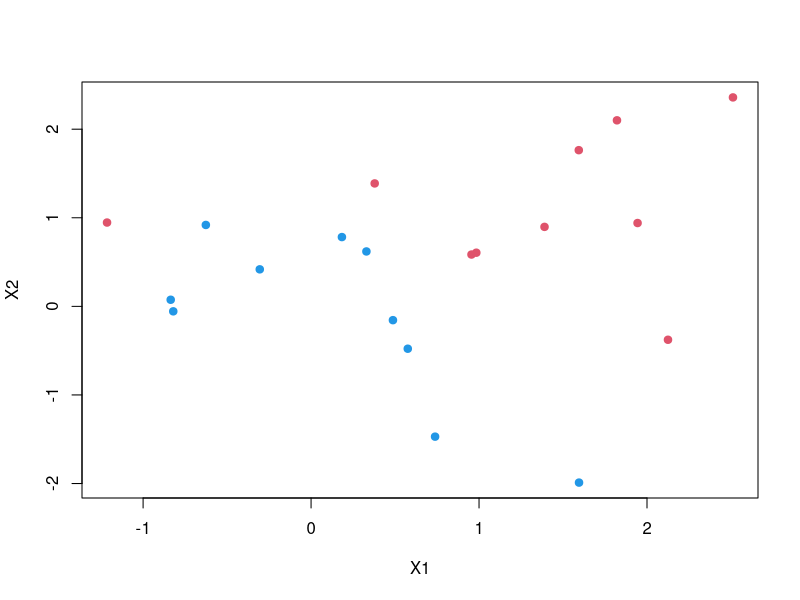
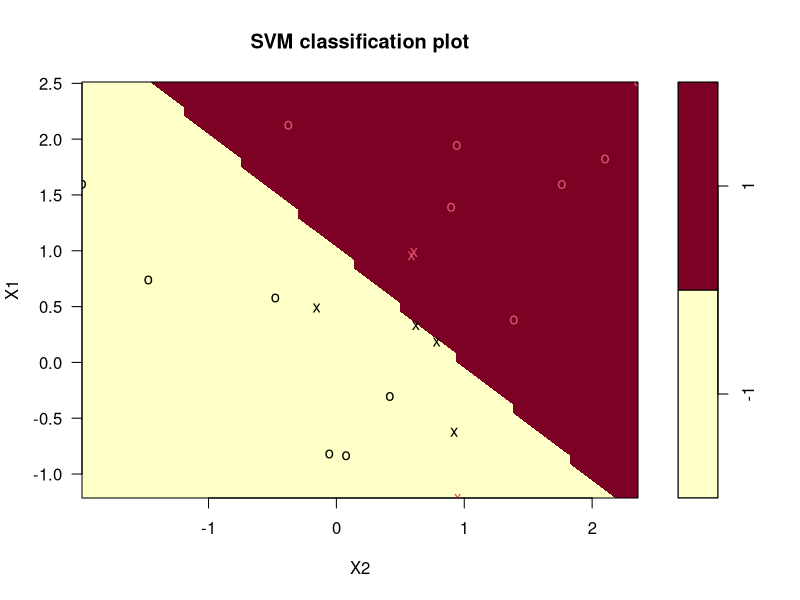
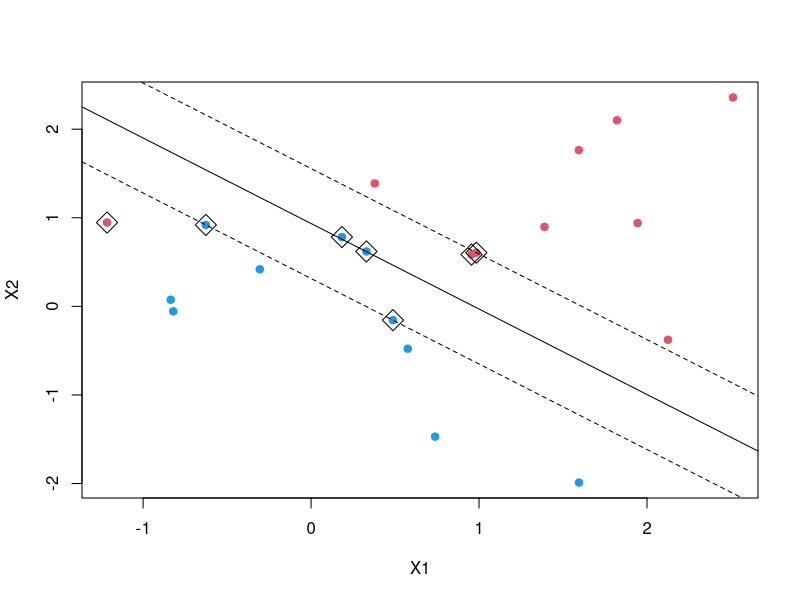
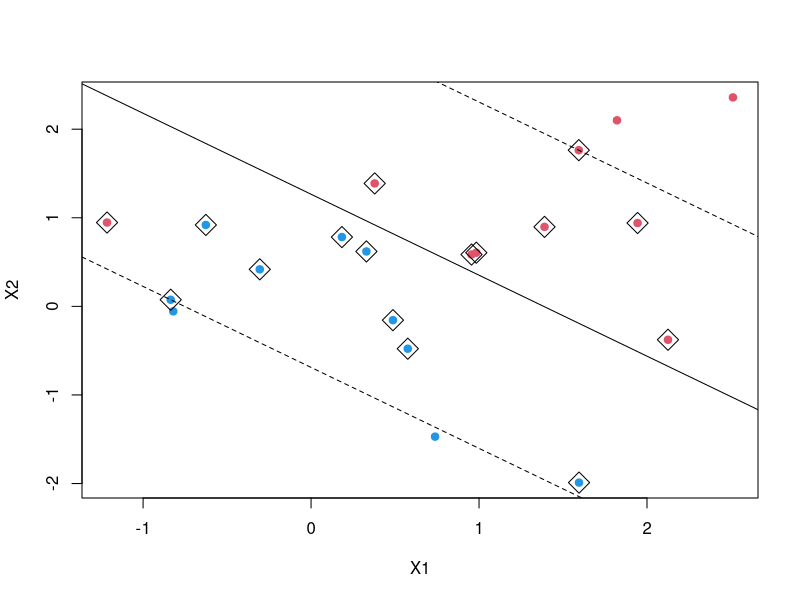

Generate these figures, in order, with R:
## ---- chunk 1
## Simple example (simulate data set)
set.seed(1)
x <- matrix(rnorm(20*2), ncol=2)
y <- c(rep(-1, 10), rep(1, 10))
x[y==1, ] <- x[y==1, ] + 1
plot(x, col=(3-y), pch=19, xlab="X1", ylab="X2")
## ---- chunk 2
## Support vector classifier with cost=10
library(e1071)
dat <- data.frame(x, y=as.factor(y))
svmfit <- svm(y~., data=dat, kernel="linear", cost=10,
scale=FALSE)
plot(svmfit, dat)
summary(svmfit)

## ---- chunk 3
names(svmfit)
svmfit$index
svmfit$coefs

## ---- chunk 4
## coefficient beta_0 (negative)
beta0 <- svmfit$rho
## ---- chunk 5
## coefficient beta_1 and beta_2
beta <- drop(t(svmfit$coefs)%*%x[svmfit$index,])
## ---- chunk 6
plot(x, col=(3-y), pch=19, xlab="X1", ylab="X2")
points(x[svmfit$index, ], pch=5, cex=2)
abline(beta0 / beta[2], -beta[1] / beta[2])
abline((beta0 - 1) / beta[2], -beta[1] / beta[2], lty = 2)
abline((beta0 + 1) / beta[2], -beta[1] / beta[2], lty = 2)
## ---- chunk 7
## Different value of tuning parameter (cost=0.1)
svmfit <- svm(y~., data=dat, kernel="linear", cost=0.1,
scale=FALSE)
svmfit$index
beta <- drop(t(svmfit$coefs)%*%x[svmfit$index,])
beta0 <- svmfit$rho
plot(x, col=(3-y), pch=19, xlab="X1", ylab="X2")
points(x[svmfit$index, ], pch=5, cex=2)
abline(beta0 / beta[2], -beta[1] / beta[2])
abline((beta0 - 1) / beta[2], -beta[1] / beta[2], lty = 2)
abline((beta0 + 1) / beta[2], -beta[1] / beta[2], lty = 2)

## ---- chunk 8

## ---- chunk 9

## ---- chunk 10

## ---- chunk 11

## ---- chunk 12

## ---- chunk 13

## ---- chunk 14

## ---- chunk 15

## ---- chunk 16

## ---- chunk 17

## ---- chunk 18

## ---- chunk 19

## ---- chunk 20

## ---- chunk 21

